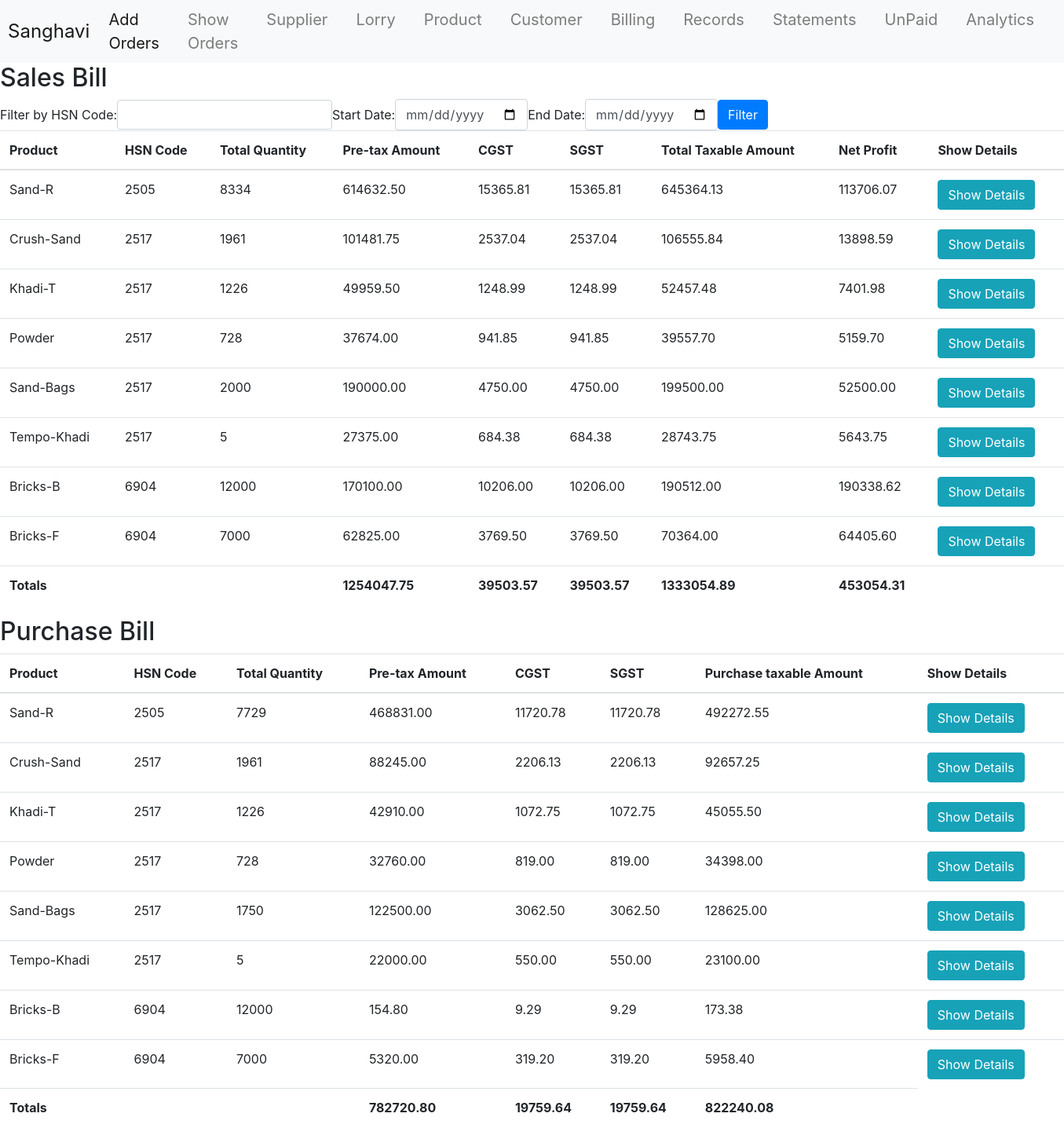
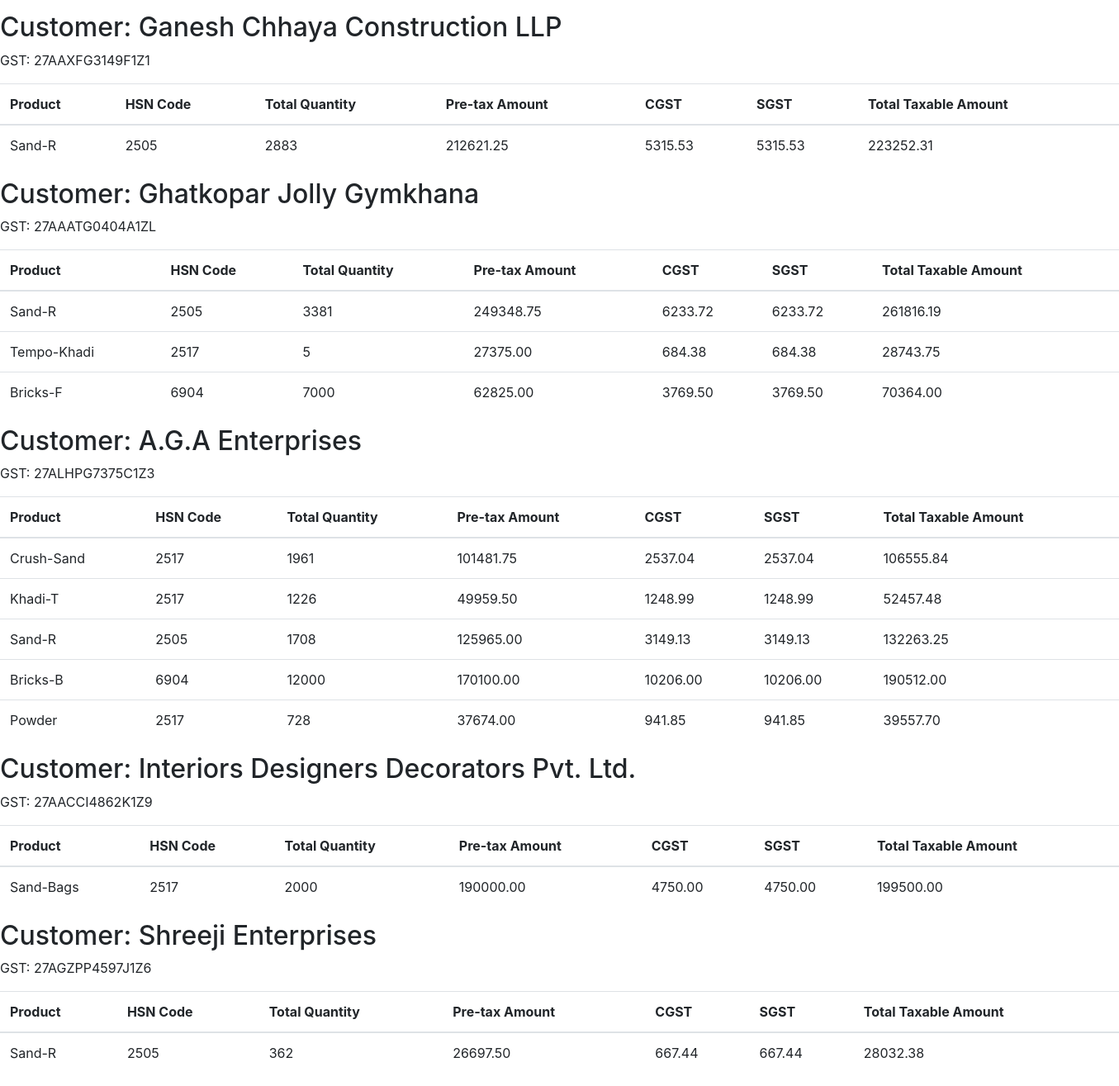
The page /invoiceApp/tax-statements/ on the database its author committed (2 pictures, top to bottom).
### invoiceApp/models.py (models this page shows, shortened)
class Record(models.Model):
    record_id = models.AutoField(primary_key=True)
    Invoice = models.CharField(max_length=50,null=True, blank=True)
    Cname = models.ForeignKey(Customer, on_delete=models.CASCADE)
    Cadr = models.CharField(max_length=100)
    Sadr = models.CharField(max_length=100)
    state = models.CharField(max_length=30, null=True, blank=True)
    code = models.FloatField(null=True, blank=True)
    gst = models.CharField(max_length=20, null=True, blank=True)
    date = models.DateField()
    pcs = models.FloatField(null=True, blank=True)
    InvoiceEnd = models.DateField(null=True, blank=True)
    tax_rate = models.FloatField(null=True, blank=True)
    lorry_no = models.CharField(max_length=20)
    trip = models.FloatField()
    challan = models.CharField(max_length=20)
    hsn = models.CharField(max_length=20)
    product = models.CharField(max_length=20)
    rate = models.FloatField()
    amount = models.FloatField(null=True, blank=True)
    cgst = models.FloatField()
    sgst = models.FloatField()
    final_amount = models.FloatField()
    total_amount = models.FloatField(null=True, blank=True)
    purchaseRate = models.FloatField(null=True, blank=True)

class Product(models.Model):
    name = models.CharField(max_length=20, primary_key=True)
    quantity_per = models.FloatField()
    pcs_fts = models.FloatField()
    rate = models.FloatField()
    tax_rate = models.FloatField()
    hsn_code = models.CharField(max_length=20)

class Customer(models.Model):
    Cname = models.CharField(max_length=50, primary_key=True)
    group = models.CharField(max_length=20, default='SB')
    adr = models.CharField(max_length=100)
    phone = models.CharField(max_length=20, null=True, blank=True)
    gst = models.CharField(max_length=20)
    pan = models.CharField(max_length=20, null=True, blank=True)
    state = models.CharField(max_length=30, null=True, blank=True)
    code = models.FloatField(null=True, blank=True)

### invoiceApp/views.py (the view)
# urls.py: path('tax-statements/', views.tax_statement_view, name='tax_statements'),
def tax_statement_view(request):
    start_date = request.GET.get('start_date')
    end_date = request.GET.get('end_date')
    hsn_code_filter = request.GET.get('hsn_code')
    if start_date:
        start_date = parse_date(start_date)
    if end_date:
        end_date = parse_date(end_date)
    tax_statements = {}
    records = Record.objects.all()
    if start_date and end_date:
        records = records.filter(date__range=[start_date, end_date])
    if hsn_code_filter:
        matching_products = Product.objects.filter(hsn_code=hsn_code_filter).values_list('name', flat=True)
        records = records.filter(product__in=matching_products)
    total_taxable_amount = 0
    total_cgst = 0
    total_sgst = 0
    total_final_amount = 0
    total_net_profit = 0
    for record in records:
        product = record.product
        try:
            product_obj = Product.objects.get(name=product)
            hsn_code = product_obj.hsn_code
            quantity_per = product_obj.quantity_per
        except Product.DoesNotExist:
            hsn_code = None
            quantity_per = 1
        if product not in tax_statements:
            tax_statements[product] = {
                'hsn_code': hsn_code,
                'total_taxable_amount': 0,
                'total_cgst': 0,
                'total_sgst': 0,
                'total_final_amount': 0,
                'total_quantity': 0,
                'total_net_profit': 0,
            }
        if quantity_per > 0:  # Avoid division by zero
            purchaseAmount = (((record.purchaseRate or 0) * record.pcs)/quantity_per) *(1+ (record.tax_rate/100))
            net_profit = record.final_amount - purchaseAmount
        else:
            net_profit = 0
        tax_statements[product]['total_taxable_amount'] += record.amount
        tax_statements[product]['total_cgst'] += record.cgst
        tax_statements[product]['total_sgst'] += record.sgst
        tax_statements[product]['total_final_amount'] += record.final_amount
        tax_statements[product]['total_quantity'] += record.pcs
        tax_statements[product]['total_net_profit'] += net_profit
        total_taxable_amount += record.amount
        total_cgst += record.cgst
        total_sgst += record.sgst
        total_final_amount += record.final_amount
        total_net_profit += net_profit
    tax_statements_by_customer = {}
    for record in records:
        customer = record.Cname  # Foreign key to Customer
        product = record.product
        try:
            product_obj = Product.objects.get(name=product)
            hsn_code = product_obj.hsn_code
        except Product.DoesNotExist:
            hsn_code = None
        if customer not in tax_statements_by_customer:
            tax_statements_by_customer[customer] = {
                'gst': customer.gst,
                'products': {}
            }
        if product not in tax_statements_by_customer[customer]['products']:
            tax_statements_by_customer[customer]['products'][product] = {
                'hsn_code': hsn_code,
                'total_taxable_amount': 0,
                'total_cgst': 0,
                'total_sgst': 0,
                'total_final_amount': 0,
                'total_quantity': 0,
            }
        tax_statements_by_customer[customer]['products'][product]['total_taxable_amount'] += record.amount
        tax_statements_by_customer[customer]['products'][product]['total_cgst'] += record.cgst
        tax_statements_by_customer[customer]['products'][product]['total_sgst'] += record.sgst
        tax_statements_by_customer[customer]['products'][product]['total_final_amount'] += record.final_amount
        tax_statements_by_customer[customer]['products'][product]['total_quantity'] += record.pcs
    for customer, products in tax_statements_by_customer.items():
        for product, values in products['products'].items():
            values['total_quantity'] = round(values['total_quantity'])
    for product, values in tax_statements.items():
        values['total_quantity'] = round(values['total_quantity'])
    purchase_statements = {}
    unpaid_oids = Payment.objects.values_list('oid', flat=True)
    order_records = Orders.objects.exclude(oid__in=unpaid_oids)
    if start_date and end_date:
        order_records = order_records.filter(df2__range=[start_date, end_date])
    paid_order_records = Orders.objects.filter(
        Q(oid__in=Payment.objects.filter(status='paid', date__range=[start_date, end_date]).values_list('oid', flat=True)))
    combined_order_records = order_records | paid_order_records
    total_purchase_pretax_amount = 0
    total_purchase_cgst = 0
    total_purchase_sgst = 0
    total_purchase_amount_Overall = 0
    for order in combined_order_records:
        product = order.product.name
        try:
            product_obj = Product.objects.get(name=product)
            quantity_per = product_obj.quantity_per
            hsn_code = product_obj.hsn_code
        except Product.DoesNotExist:
            quantity_per = 1
            hsn_code = None
        purchase_rate = order.purchaseRate
        if purchase_rate is None or quantity_per is None:
            print(f"Order ID: {order.oid} has None values: purchase_rate={purchase_rate}, quantity_per={quantity_per}")
            continue
        purchase_pretax_amount = purchase_rate * (order.pcs / quantity_per)  # Calculate purchase pretax amount
        purchase_cgst = purchase_pretax_amount * product_obj.tax_rate / 200
        purchase_sgst = purchase_pretax_amount * product_obj.tax_rate / 200
        total_purchase_amount = purchase_pretax_amount + purchase_cgst + purchase_sgst
        if product not in purchase_statements:
            purchase_statements[product] = {
                'hsn_code': hsn_code,
                'total_purchase_amount': 0,
                'total_purchase_pretax_amount': 0,
                'total_purchase_cgst': 0,
                'total_purchase_sgst': 0,
                'total_quantity': 0,
            }
        purchase_statements[product]['total_purchase_amount'] += total_purchase_amount
        purchase_statements[product]['total_purchase_pretax_amount'] += purchase_pretax_amount
        purchase_statements[product]['total_purchase_cgst'] += purchase_cgst
        purchase_statements[product]['total_purchase_sgst'] += purchase_sgst
        purchase_statements[product]['total_quantity'] += order.pcs
        total_purchase_pretax_amount += purchase_pretax_amount
        total_purchase_cgst += purchase_cgst
        total_purchase_sgst += purchase_sgst
        total_purchase_amount_Overall += total_purchase_amount
    sorted_tax_statements = sorted(
        tax_statements.items(),
        key=lambda item: (item[1]['hsn_code'], item[0])  # Sort by HSN code, then by product name
    )
    sorted_tax_statements_dict = {product: data for product, data in sorted_tax_statements}
    sorted_purchase_statements = sorted(
        purchase_statements.items(),
        key=lambda item: (item[1]['hsn_code'], item[0])
    )
    sorted_purchase_statements_dict = {product: data for product, data in sorted_purchase_statements}
    context = {
        'tax_statements': sorted_tax_statements_dict,
        'tax_statements_by_customer': tax_statements_by_customer,
        'purchase_statements': sorted_purchase_statements_dict,
        'start_date': start_date,
        'end_date': end_date,
        'total_taxable_amount': total_taxable_amount,
        'total_cgst': total_cgst,
        'total_sgst': total_sgst,
        'total_final_amount': total_final_amount,
        'total_purchase_pretax_amount': total_purchase_pretax_amount,
        'total_purchase_cgst': total_purchase_cgst,
        'total_purchase_sgst': total_purchase_sgst,
        'total_purchase_amount': total_purchase_amount,
        'total_net_profit': total_net_profit,
        'total_purchase_amount_Overall': total_purchase_amount_Overall,
    }
    return render(request, 'invoice/tax_statement.html', context)

### invoiceApp/templates/invoice/tax_statement.html (shortened to what this page needs)
{% extends 'layout.html' %}
{% block content %}
    <h2>Sales Bill</h2>
    <form method="GET" class="form-inline">
        <div class="form-group">
            <label for="hsn_code">Filter by HSN Code:</label>
            <input type="text" name="hsn_code" id="hsn_code" class="form-control" value="{{ request.GET.hsn_code }}">
        </div>
        <div class="form-group">
            <label for="start_date">Start Date:</label>
            <input type="date" name="start_date" class="form-control" value="{{ start_date|date:'Y-m-d' }}">
        </div>
        <div class="form-group">
            <label for="end_date">End Date:</label>
            <input type="date" name="end_date" class="form-control" value="{{ end_date|date:'Y-m-d' }}">
        </div>
        <button type="submit" class="btn btn-primary">Filter</button>
    </form>
    <table class="table">
        <thead>
            <tr>
                <th>Product</th>
                <th>HSN Code</th>
                <th>Total Quantity</th>
                <th>Pre-tax Amount</th>
                <th>CGST</th>
                <th>SGST</th>
                <th>Total Taxable Amount</th>
                 <th>Net Profit</th>
                <th>Show Details</th>
            </tr>
        </thead>
        <tbody>
            {% for product, data in tax_statements.items %}
                <tr>
                    <td>{{ product }}</td>
                    <td>{{ data.hsn_code }}</td>
                    <td>{{ data.total_quantity|floatformat:0 }}</td>
                    <td>{{ data.total_taxable_amount|floatformat:2 }}</td>
                    <td>{{ data.total_cgst|floatformat:2 }}</td>
                    <td>{{ data.total_sgst|floatformat:2 }}</td>
                    <td>{{ data.total_final_amount|floatformat:2 }}</td>
                    <td>{{ data.total_net_profit|floatformat:2 }}</td>
                    <td>
                    <a href="{% url 'show_url' %}?product={{ product }}&start_date={{ start_date|date:'Y-m-d' }}&end_date={{ end_date|date:'Y-m-d' }}" class="btn btn-info">Show Details</a>
                </td>
                </tr>
            {% empty %}
                <tr>
                    <td colspan="6">No records found.</td>
                </tr>
            {% endfor %}
            <tr>
            <td><strong>Totals</strong></td>
            <td></td>
            <td></td>
            <td><strong>{{ total_taxable_amount|floatformat:2 }}</strong></td>
            <td><strong>{{ total_cgst|floatformat:2 }}</strong></td>
            <td><strong>{{ total_sgst|floatformat:2 }}</strong></td>
            <td><strong>{{ total_final_amount|floatformat:2 }}</strong></td>
            <td><strong>{{ total_net_profit|floatformat:2 }}</strong></td>
            <td></td>
        </tr>
        </tbody>
    </table>
<h2>Purchase Bill</h2>
<table class="table">
    <thead>
        <tr>
            <th>Product</th>
            <th>HSN Code</th>
            <th>Total Quantity</th>
            <th>Pre-tax Amount</th>
            <th>CGST</th>
            <th>SGST</th>
            <th>Purchase taxable Amount</th>
            <th>Show Details</th>
        </tr>
    </thead>
    <tbody>
        {% for product, data in purchase_statements.items %}
            <tr>
                <td>{{ product }}</td>
                <td>{{ data.hsn_code }}</td>
                <td>{{ data.total_quantity|floatformat:0 }}</td>
                <td>{{ data.total_purchase_pretax_amount|floatformat:2 }}</td>
                <td>{{ data.total_purchase_cgst|floatformat:2 }}</td>
                <td>{{ data.total_purchase_sgst|floatformat:2 }}</td>
                <td>{{ data.total_purchase_amount|floatformat:2 }}</td>
                <td>
                    <a href="{% url 'show_url' %}?product={{ product }}&start_date={{ start_date|date:'Y-m-d' }}&end_date={{ end_date|date:'Y-m-d' }}" class="btn btn-info">Show Details</a>
                </td>
            </tr>
        {% empty %}
            <tr>
                <td colspan="7">No purchase records found.</td>
            </tr>
        {% endfor %}
    <tr>
        <td><strong>Totals</strong></td>
        <td></td>
        <td></td>
        <td><strong>{{ total_purchase_pretax_amount|floatformat:2 }}</strong></td>
        <td><strong>{{ total_purchase_cgst|floatformat:2 }}</strong></td>
        <td><strong>{{ total_purchase_sgst|floatformat:2 }}</strong></td>
        <td><strong>{{ total_purchase_amount_Overall |floatformat:2 }}</strong></td>
    </tr>
    </tbody>
</table>
{% for customer, customer_data in tax_statements_by_customer.items %}
        <h2>Customer: {{ customer.Cname }}</h2>
        <p>GST: {{ customer_data.gst }}</p>
        <table class="table">
            <thead>
                <tr>
                    <th>Product</th>
                    <th>HSN Code</th>
                    <th>Total Quantity</th>
                    <th>Pre-tax Amount</th>
                    <th>CGST</th>
                    <th>SGST</th>
                    <th>Total Taxable Amount</th>
                </tr>
            </thead>
            <tbody>
                {% for product, data in customer_data.products.items %}
                    <tr>
                        <td>{{ product }}</td>
                        <td>{{ data.hsn_code }}</td>
                        <td>{{ data.total_quantity|floatformat:0 }}</td>
                        <td>{{ data.total_taxable_amount|floatformat:2 }}</td>
                        <td>{{ data.total_cgst|floatformat:2 }}</td>
                        <td>{{ data.total_sgst|floatformat:2 }}</td>
                        <td>{{ data.total_final_amount|floatformat:2 }}</td>
                    </tr>
                {% endfor %}
            </tbody>
        </table>
        {% endfor %}
{% endblock %}

### rows shown on the page
Record: tax_statements "Sand-R", products "Sand-R"
Product: hsn_code "2505", purchase_statements "Sand-R", hsn_code "2505", hsn_code "2505" "2505" "2505"
Record: tax_statements "Crush-Sand", products "Crush-Sand"
Product: hsn_code "2517", purchase_statements "Crush-Sand", hsn_code "2517", hsn_code "2517"
Record: tax_statements "Khadi-T", products "Khadi-T"
Product: hsn_code "2517", purchase_statements "Khadi-T", hsn_code "2517", hsn_code "2517"
Record: tax_statements "Powder", products "Powder"
Product: hsn_code "2517", purchase_statements "Powder", hsn_code "2517", hsn_code "2517"
Record: tax_statements "Sand-Bags", products "Sand-Bags"
Product: hsn_code "2517", purchase_statements "Sand-Bags", hsn_code "2517", hsn_code "2517"
Record: tax_statements "Tempo-Khadi", products "Tempo-Khadi"
Product: hsn_code "2517", purchase_statements "Tempo-Khadi", hsn_code "2517", hsn_code "2517"
Record: tax_statements "Bricks-B", products "Bricks-B"
Product: hsn_code "6904", purchase_statements "Bricks-B", hsn_code "6904", hsn_code "6904"
Record: tax_statements "Bricks-F", products "Bricks-F"
Product: hsn_code "6904", purchase_statements "Bricks-F", hsn_code "6904", hsn_code "6904"
Customer: Cname "Ganesh Chhaya Construction LLP", gst "27AAXFG3149F1Z1", total_quantity "2883", total_taxable_amount "212621.25", total_cgst "5315.53", total_sgst "5315.53", total_final_amount "223252.31"
Customer: Cname "Ghatkopar Jolly Gymkhana", gst "27AAATG0404A1ZL", total_quantity "3381" "5" "7000", total_taxable_amount "249348.75" "27375.00" "62825.00", total_cgst "6233.72" "684.38" "3769.50", total_sgst "6233.72" "684.38" "3769.50", total_final_amount "261816.19" "28743.75" "70364.00"
Record: products "Sand-R"
Customer: Cname "A.G.A Enterprises", gst "27ALHPG7375C1Z3", total_quantity "1961" "1226" "1708" "12000" "728", total_taxable_amount "101481.75" "49959.50" "125965.00" "170100.00" "37674.00", total_cgst "2537.04" "1248.99" "3149.13" "10206.00" "941.85", total_sgst "2537.04" "1248.99" "3149.13" "10206.00" "941.85", total_final_amount "106555.84" "52457.48" "132263.25" "190512.00" "39557.70"
Record: products "Sand-R"
Customer: Cname "Interiors Designers Decorators Pvt. Ltd.", gst "27AACCI4862K1Z9", total_quantity "2000", total_taxable_amount "190000.00", total_cgst "4750.00", total_sgst "4750.00", total_final_amount "199500.00"
Customer: Cname "Shreeji Enterprises", gst "27AGZPP4597J1Z6"
Record: product "Sand-R", hsn_code "2505", total_quantity "362", total_taxable_amount "26697.50", total_cgst "667.44", total_sgst "667.44", total_final_amount "28032.38"

### other values the page prints
{{ data.total_quantity|floatformat:0 }} "8334" "1961" "1226" "728" "2000" "5" "12000" "7000"
{{ data.total_taxable_amount|floatformat:2 }} "614632.50" "101481.75" "49959.50" "37674.00" "190000.00" "27375.00" "170100.00" "62825.00"
{{ data.total_cgst|floatformat:2 }} "15365.81" "2537.04" "1248.99" "941.85" "4750.00" "684.38" "10206.00" "3769.50"
{{ data.total_sgst|floatformat:2 }} "15365.81" "2537.04" "1248.99" "941.85" "4750.00" "684.38" "10206.00" "3769.50"
{{ data.total_final_amount|floatformat:2 }} "645364.13" "106555.84" "52457.48" "39557.70" "199500.00" "28743.75" "190512.00" "70364.00"
{{ data.total_net_profit|floatformat:2 }} "113706.07" "13898.59" "7401.98" "5159.70" "52500.00" "5643.75" "190338.62" "64405.60"
{{ total_taxable_amount|floatformat:2 }} "1254047.75"
{{ total_cgst|floatformat:2 }} "39503.57"
{{ total_sgst|floatformat:2 }} "39503.57"
{{ total_final_amount|floatformat:2 }} "1333054.89"
{{ total_net_profit|floatformat:2 }} "453054.31"
{{ data.total_quantity|floatformat:0 }} "7729" "1961" "1226" "728" "1750" "5" "12000" "7000"
{{ data.total_purchase_pretax_amount|floatformat:2 }} "468831.00" "88245.00" "42910.00" "32760.00" "122500.00" "22000.00" "154.80" "5320.00"
{{ data.total_purchase_cgst|floatformat:2 }} "11720.78" "2206.13" "1072.75" "819.00" "3062.50" "550.00" "9.29" "319.20"
{{ data.total_purchase_sgst|floatformat:2 }} "11720.78" "2206.13" "1072.75" "819.00" "3062.50" "550.00" "9.29" "319.20"
